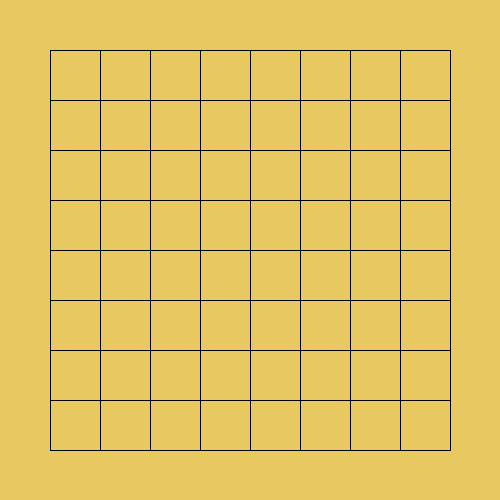
Frame 1 (no input)
Frame 60 (the mouse pressed at the canvas centre just before this capture): identical to frame 1, image omitted
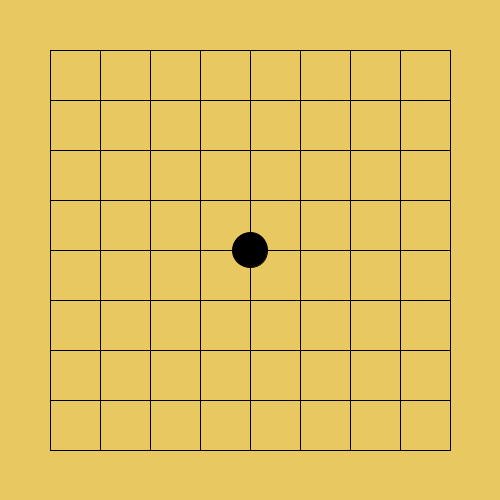
Frame 120 (the mouse held since frame 60 and released just before this capture)

The Processing sketch that drew these frames (run headless with seeded random() and noise(); from frame 60 on, the mouse is pressed at the canvas centre):

// Processing sketch: week04_6_mouseX_25_black_and_white_checkerboard
// ── week04_6_mouseX_25_black_and_white_checkerboard.pde
void setup(){
  size(500,500);
}
int [][]go={
  {0,0,0,0,0,0,0,0,0},
  {0,0,0,0,0,0,0,0,0},
  {0,0,0,0,0,0,0,0,0},
  {0,0,0,0,0,0,0,0,0},
  {0,0,0,0,0,0,0,0,0},
  {0,0,0,0,0,0,0,0,0},
  {0,0,0,0,0,0,0,0,0},
  {0,0,0,0,0,0,0,0,0},
  {0,0,0,0,0,0,0,0,0},
};
int N;
void mousePressed(){
  int j=(mouseX-25)/50;
  int i=(mouseY-25)/50;
  go[i][j]=(N%2)==0? 1:2;
  N++;
}
void draw(){
  background(#E8C860);
  for(int i=1;i<=9;i++){
     line(50,50*i,450,50*i);
     line(50*i,50,50*i,450);
   }
  
  for(int i=0;i<9;i++)
    for(int j=0;j<9;j++){
      if(go[i][j]==1){
        fill(0);
        ellipse(50+j*50,50+i*50,35,35);
      }
      else if(go[i][j]==2) {
        fill(255);
        ellipse(50+j*50,50+i*50,35,35);
      }
      
    }
}
